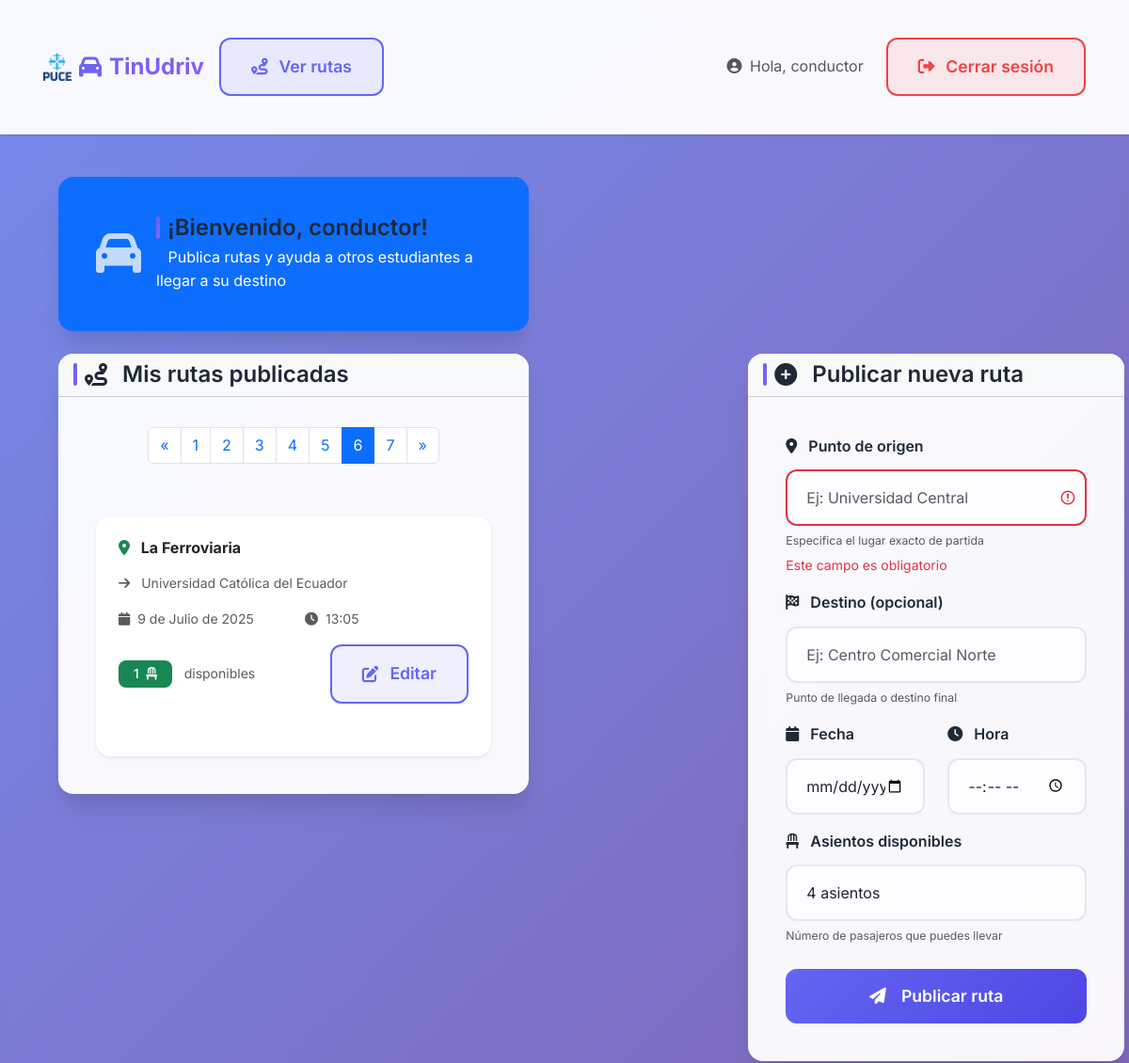
Before: /panel/?page=6 (signed in, upper part) with the older database file.
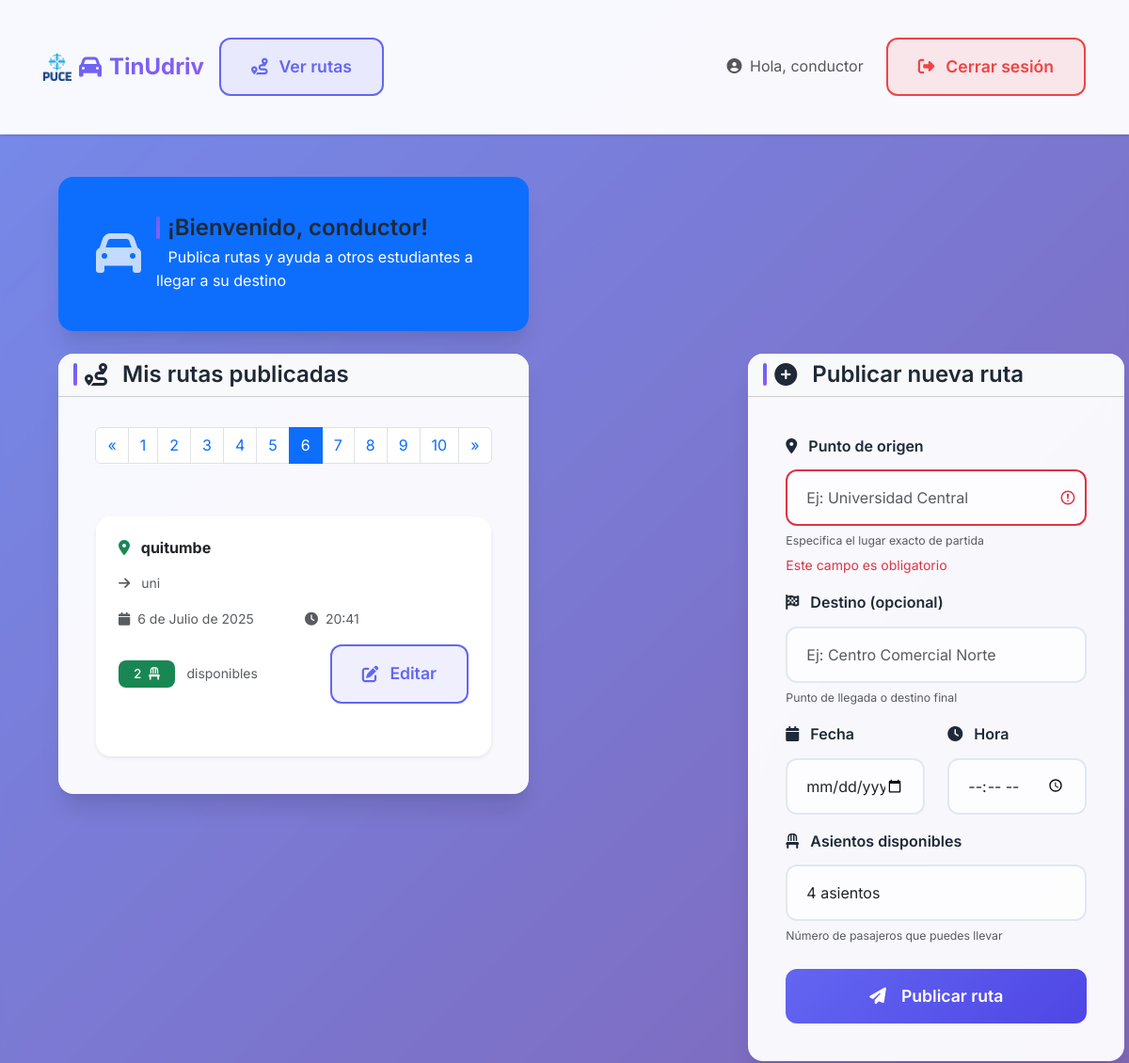
After: the same page with the newer database file.
### core/models.py (models this page shows, shortened)
class Ruta(models.Model):
    conductor = models.ForeignKey(Usuario, on_delete=models.CASCADE, related_name='rutas')
    origen = models.CharField(max_length=200)
    hora_salida = models.TimeField()
    fecha = models.DateField()
    sitio_llegada = models.CharField(max_length=200, default='Universidad Católica del Ecuador')
    asientos_disponibles = models.PositiveIntegerField(default=4)

### core/views.py (the view, shortened to what this page needs)
# urls.py: path('panel/', views.panel_view, name='panel'),
@login_required
def panel_view(request):
    if request.user.tipo_usuario == 'conductor':
        rutas = Ruta.objects.filter(conductor=request.user)
        all_rutas = Ruta.objects.all().order_by('fecha', 'hora_salida')
        rutas_por_pagina = 1
        paginator = Paginator(all_rutas, rutas_por_pagina)
        page_number = request.GET.get('page')
        page_obj = paginator.get_page(page_number)
        context = {
        'user': request.user,
        'rutas': page_obj,
        }
        return render(request, 'panel_conductor.html', context)

### core/templates/panel_conductor.html (shortened to what the changed rows need)
{% extends "base.html" %}
{% load widget_tweaks %}
{% load static %}
{% block content %}
<div class="container py-5 mt-4">
    <div class="row">
        <div class="col-lg-8 mb-4">
            <div class="card">
                        <nav aria-label="Page navigation" class="mt-4">
                            <ul class="pagination justify-content-center">
                                {% for i in rutas.paginator.page_range %}
                                    {% if rutas.number == i %}
                                        <li class="page-item active" aria-current="page">
                                            <span class="page-link">{{ i }}</span>
                                        </li>
                                    {% else %}
                                        <li class="page-item"><a class="page-link" href="?page={{ i }}">{{ i }}</a></li>
                                    {% endif %}
                                {% endfor %}
                            </ul>
                        </nav>
                <div class="card-body">
                    {% if rutas %}
                        <div class="row g-4">
                            {% for ruta in rutas %}
                                <div class="row-md-6">
                                    <div class="card border-0 shadow-sm h-100" style="margin-bottom: 2rem;">
                                        <div class="card-body p-4">
                                            <div class="d-flex justify-content-between align-items-start mb-3">
                                                <h6 class="fw-bold mb-0">
                                                    <i class="fas fa-map-marker-alt me-2 text-success"></i>
                                                    {{ ruta.origen }}
                                                </h6>
                                            </div>
                                            {% if ruta.sitio_llegada %}
                                                <p class="text-muted small mb-3">
                                                    <i class="fas fa-arrow-right me-2"></i>
                                                    {{ ruta.sitio_llegada }}
                                                </p>
                                            {% endif %}
                                            <div class="route-details mb-3">
                                                <div class="row">
                                                    <div class="col-6">
                                                        <small class="text-muted d-block">
                                                            <i class="fas fa-calendar me-1"></i>
                                                            {{ ruta.fecha }}
                                                        </small>
                                                    </div>
                                                    <div class="col-6">
                                                        <small class="text-muted d-block">
                                                            <i class="fas fa-clock me-1"></i>
                                                            {{ ruta.hora_salida }}
                                                        </small>
                                                    </div>
                                                </div>
                                            </div>
                                            <div class="d-flex justify-content-between align-items-center">
                                                <div class="seats-info">
                                                    {% if ruta.asientos_disponibles > 0 %}
                                                        <span class="badge bg-success">
                                                            {{ ruta.asientos_disponibles }}
                                                            <i class="fas fa-chair ms-1"></i>
                                                        </span>
                                                        <small class="text-muted ms-2">disponibles</small>
                                                    {% else %}
                                                        <span class="badge bg-danger">Completo</span>
                                                    {% endif %}
                                                </div>
                                                <a href="{% url 'editar_ruta' ruta.id %}" class="btn btn-outline-primary btn-sm">
                                                    <i class="fas fa-edit me-1"></i>
                                                    Editar
                                                </a>
                                            </div>
                                        </div>
                                    </div>
                                </div>
                            {% endfor %}
                        </div>
                    {% endif %}
                </div>
            </div>
        </div>
    </div>
</div>
{% endblock content %}

Changed rows visible on the page:
no longer on this page (row edited): Ruta: origen "La Ferroviaria", sitio_llegada "Universidad Católica del Ecuador", fecha "9 de Julio de 2025", hora_salida "13:05", asientos_disponibles "1"
now on this page (row edited): Ruta: origen "quitumbe", sitio_llegada "uni", fecha "6 de Julio de 2025", hora_salida "20:41", asientos_disponibles "2"
Other visible differences:
new list line: "8"
new list line: "9"
new list line: "10"
